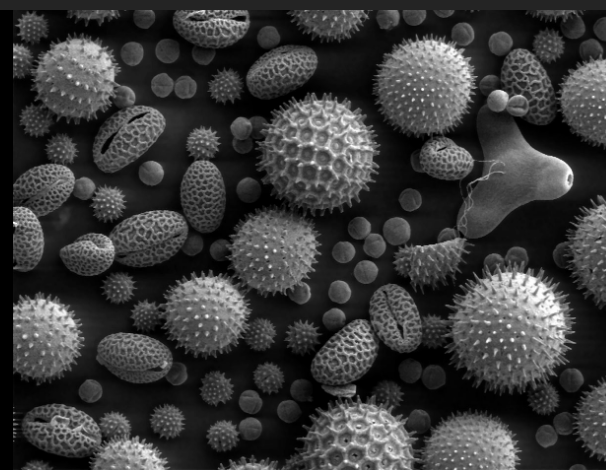
#> input picture simulated_image/test.tif, 606 x 470 px
$ python sim_test.py
#> lines starting #> are read from the running program, lines starting #| are printed output that depends on the picture
### autofocus.py
import time

from scipy.ndimage import sobel, gaussian_filter
import numpy as np
from PIL import Image
from scipy.optimize import minimize_scalar
import matplotlib.pyplot as plt
from scipy.stats import stats
from scipy.signal import find_peaks

try:
    from autoscript_sdb_microscope_client import SdbMicroscopeClient
    from autoscript_sdb_microscope_client import enumerations as enums
    from autoscript_sdb_microscope_client import structures as structs

    RESOLUTION_PRESETS = {
        6144: enums.ScanningResolution.PRESET_6144X4096,
        3072: enums.ScanningResolution.PRESET_3072X2048,
        1536: enums.ScanningResolution.PRESET_1536X1024,
        768: enums.ScanningResolution.PRESET_768X512,
    }
except ImportError:
    SdbMicroscopeClient = object
    enums = None
    structs = None
    RESOLUTION_PRESETS = {}


class Autofocus:
    def __init__(
        self,
        microscope: SdbMicroscopeClient = None,
        res=1536,
        hfw=1e-3,
        dwell=1e-6,
        simulating=False,
        image_path="simulated_image/test.tif",
        n_points_LR_LHFW=8,
        n_points_LR_SHFW=8,
        n_points_LS_LHFW=16,
        n_points_LS_SHFW=16,
        max_iterations=15,
        tolerance=1e-5,
        bit_depth=8,
        beam="electron",
        testing=False,
    ):
        self.microscope = microscope
        self.res = res
        self.hfw = hfw
        self.dwell = dwell
        self.simulating = simulating
        self.image_path = image_path
        self.n_points_LR_LHFW = n_points_LR_LHFW
        self.n_points_LR_SHFW = n_points_LR_SHFW
        self.n_points_LS_LHFW = n_points_LS_LHFW
        self.n_points_LS_SHFW = n_points_LS_SHFW
        self.max_iterations = max_iterations
        self.tolerance = tolerance
        self.bit_depth = bit_depth
        self.beam = beam
        self.testing = testing
        self._testing_wds: list = []
        self._testing_iqs: list = []

    def set_simulating(self, simulating):
        self.simulating = simulating
        return self

    # [20 lines left out: functions _beam, _resolve_resolution, not called in this run]

    ######################### Microscope Imaging Controls #########################

    def get_resolution(self, beam=None):
        return self._beam(beam).scanning.resolution.value

    def set_resolution(self, resolution, beam=None):
        resolved = self._resolve_resolution(resolution)
        self._beam(beam).scanning.resolution.value = resolved

    def get_dwell(self, beam=None):
        return self._beam(beam).scanning.dwell_time.value

    def set_dwell(self, dwell_time, beam=None):
        self._beam(beam).scanning.dwell_time.value = dwell_time

    def get_hfw(self, beam=None):
        return self._beam(beam).horizontal_field_width.value

    def set_hfw(self, hfw, beam=None):
        self._beam(beam).horizontal_field_width.value = hfw

    def get_wd(self, beam=None):
        return self._beam(beam).working_distance.value

    def set_wd(self, wd, beam=None):
        self._beam(beam).working_distance.set_value_no_degauss(wd)
        time.sleep(0.01)

    def prepare_imaging(
        self,
        resolution=None,
        dwell_time=None,
        hfw=None,
        tilt_correction=False,
        dynamic_focus=False,
        reduced_area=None,
        beam=None,
    ):
        """Apply imaging settings on the microscope (pattern from notes.txt)."""
        if self.simulating or self.microscope is None:
            return True

        beam_obj = self._beam(beam)

        if resolution is not None:
            self.set_resolution(resolution, beam=beam)

        if dwell_time is not None:
            self.set_dwell(dwell_time, beam=beam)

        if hfw is not None:
            self.set_hfw(hfw, beam=beam)

        # Angular correction exists on electron beam in the notes example
        if hasattr(beam_obj, "angular_correction"):
            if tilt_correction:
                beam_obj.angular_correction.tilt_correction.turn_on()
            else:
                beam_obj.angular_correction.tilt_correction.turn_off()
            if dynamic_focus:
                beam_obj.angular_correction.dynamic_focus.turn_on()
            else:
                beam_obj.angular_correction.dynamic_focus.turn_off()

        if reduced_area is not None:
            beam_obj.scanning.mode.set_reduced_area(*reduced_area)
        else:
            beam_obj.scanning.mode.set_full_frame()

        return True

    # [6 lines left out: function grab_frame, not called in this run]

    def get_simulated_image(self, wd, image_path=None):
        image_path = image_path or self.image_path
        wd_ideal = 0.008

        image = Image.open(image_path)
        image = np.array(image, dtype=np.float64)
        # Map WD error (m) to blur sigma (pixels): 1 mm defocus -> sigma ~5
        blur = np.abs(wd - wd_ideal) / 0.001 * 5.0
        if blur > 0:
            image = gaussian_filter(image, blur)
        return image

    # [8 lines left out: function get_microscope_image, not called in this run]

    class ImagingConditions:
        def __init__(self, autofocus, res, hfw, dwell):
            self.autofocus = autofocus
            self.res = res
            self.hfw = hfw
            self.dwell = dwell

        def set_imaging_conditions(self):
            """Apply res / hfw / dwell on the microscope."""
            self.autofocus.prepare_imaging(
                resolution=self.res,
                dwell_time=self.dwell,
                hfw=self.hfw,
            )

    def get_image(self, wd, simulating=None):
        if simulating is None:
            simulating = self.simulating
        if simulating:
            return self.get_simulated_image(wd)
        return self.get_microscope_image(wd)

    def compute_metric(self, image):
        """Compute the sharpness metric from an already-acquired image."""
        return self.FFT_power_above_thresh(image)

    def get_metric(self, wd, simulating=None):
        if simulating is None:
            simulating = self.simulating
        image = self.get_image(wd, simulating=simulating)
        metric = self.compute_metric(image)
        if self.testing:
            self._testing_wds.append(wd)
            self._testing_iqs.append(metric)
        return metric

        ######################### Dumb Search Algorithms #########################

    def coarse_search(self, bounds, n_points):
        wds = np.linspace(bounds[0], bounds[1], n_points)

        # Phase 1: acquire all images without processing
        images = []
        t_acq_start = time.perf_counter()
        for i, wd in enumerate(wds):
            t0 = time.perf_counter()
            print(f"    [{i+1}/{n_points}] Acquiring image at WD = {wd*1e3:.4f} mm ...", flush=True)
            images.append(self.get_image(wd))
            print(f"      -> acquired in {time.perf_counter()-t0:.3f} s")
        t_acq_total = time.perf_counter() - t_acq_start
        print(f"  Acquisition complete: {n_points} images in {t_acq_total:.3f} s "
              f"({t_acq_total/n_points:.3f} s/image)")

        # Phase 2: process the image stack
        print(f"  Processing {n_points}-image stack ...")
        t_proc_start = time.perf_counter()
        iqs = []
        for i, (wd, image) in enumerate(zip(wds, images)):
            t0 = time.perf_counter()
            metric = self.compute_metric(image)
            if self.testing:
                self._testing_wds.append(wd)
                self._testing_iqs.append(metric)
            iqs.append(metric)
            print(f"    [{i+1}/{n_points}] WD = {wd*1e3:.4f} mm -> sharpness = {metric:.4f} "
                  f"({time.perf_counter()-t0:.3f} s)")
        t_proc_total = time.perf_counter() - t_proc_start
        print(f"  Processing complete: {t_proc_total:.3f} s total "
              f"({t_proc_total/n_points:.3f} s/image)")

        return wds, np.array(iqs)

    def confidence_index(self, iqs):
        iqs = np.asarray(iqs, dtype=float)
        mean_iq = np.mean(iqs)
        if mean_iq == 0:
            return 0.0
        return float(np.max(iqs) / mean_iq)

    def refine_bounds_from_coarse(self, wds, iqs, search_bounds):
        """Window around the best coarse WD, clamped to the original search bounds."""
        wds = np.asarray(wds, dtype=float)
        iqs = np.asarray(iqs, dtype=float)
        spacing = wds[1] - wds[0] if len(wds) > 1 else 0.0
        best_wd = wds[np.argmax(iqs)]
        lo = max(search_bounds[0], best_wd - spacing)
        hi = min(search_bounds[1], best_wd + spacing)
        if lo >= hi:
            lo, hi = search_bounds[0], search_bounds[1]
        return (lo, hi)

    def convergent_search(self, bounds, max_iterations=15, tolerance=0.001):
        print(f"  Convergent search in [{bounds[0]*1e3:.4f}, {bounds[1]*1e3:.4f}] mm "
              f"(tol={tolerance*1e3:.4f} mm, max_iter={max_iterations}) ...")
        _eval_count = [0]
        _history = [] # (wd, metric)

        def _neg_metric(wd):
            _eval_count[0] += 1
            t0 = time.perf_counter()
            print(f"    [iter {_eval_count[0]}] WD = {wd*1e3:.4f} mm ...", end=" ", flush=True)
            m = self.get_metric(wd)
            print(f"sharpness = {m:.4f}  ({time.perf_counter()-t0:.3f} s)")
            _history.append((wd, m))
            return -m

        t_conv_start = time.perf_counter()
        min_scalar = minimize_scalar(
            _neg_metric,
            bounds=bounds,
            method="bounded",
            options={"xatol": tolerance, "maxiter": max_iterations},
        )

        # Also get the best five metrics
        best5 = sorted(_history, key=lambda p: p[1], reverse=True)[:5]
        best5_wds, best5_iqs = zip(*best5) if best5 else ((), ())

        # [21 lines left out: function laplacian_fit, not called in this run]

        # Laplacian fit
        result = laplacian_fit(best5_wds, best5_iqs)

        print(f"  Convergent search done in {time.perf_counter() - t_conv_start:.3f} s.  "
              f"Best WD = {result} mm")
        return result

    ######################### Algorithm Logic #########################

    def optimize_wd(self, bounds):
        alpha_LR_LHFW = 1.1
        alpha_LR_SHFW = 1.1
        factor_HR_LHFW = 1.1
        factor_HR_SHFW = 1.25

        LR_LHFW_coarse_imaging_conditions = self.ImagingConditions(
            self, res=self.res, hfw=self.hfw, dwell=self.dwell
        )
        LR_SHFW_coarse_imaging_conditions = self.ImagingConditions(
            self, res=self.res, hfw=self.hfw / 50, dwell=self.dwell
        )
        HR_LHFW_coarse_imaging_conditions = self.ImagingConditions(
            self, res=self.res, hfw=self.hfw, dwell=self.dwell * 2
        )
        HR_SHFW_coarse_imaging_conditions = self.ImagingConditions(
            self, res=self.res, hfw=self.hfw / 50, dwell=self.dwell * 2
        )

        LR_LHFW_convergent_imaging_conditions = self.ImagingConditions(
            self, res=self.res, hfw=self.hfw, dwell=self.dwell * 2
        )
        LR_SHFW_convergent_imaging_conditions = self.ImagingConditions(
            self, res=self.res, hfw=self.hfw / 50, dwell=self.dwell * 2
        )
        HR_LHFW_convergent_imaging_conditions = self.ImagingConditions(
            self, res=self.res, hfw=self.hfw, dwell=self.dwell * 4
        )
        HR_SHFW_convergent_imaging_conditions = self.ImagingConditions(
            self, res=self.res, hfw=self.hfw / 50, dwell=self.dwell * 4
        )

        # Stage 1: Fine search since we should already be close to focused
        # higher dwell / S/N at both HFWs; refine with the better signal
        print(f"\n[Stage 1] High-SNR coarse scan at both HFWs ...")
        print(f"  [Stage 1a] Large HFW = {self.hfw * 1e3:.3f} mm, {self.n_points_LS_LHFW} points ...")
        HR_LHFW_coarse_imaging_conditions.set_imaging_conditions()
        wds_HR_LHFW, iqs_HR_LHFW = self.coarse_search(
            bounds, n_points=self.n_points_LS_LHFW
        )
        CI_HR_LHFW = self.confidence_index(iqs_HR_LHFW)
        print(f"  Confidence index (large HFW) = {CI_HR_LHFW:.3f}")

        print(f"  [Stage 1b] Small HFW = {self.hfw / 50 * 1e3:.3f} mm, {self.n_points_LS_SHFW} points ...")
        HR_SHFW_coarse_imaging_conditions.set_imaging_conditions()
        wds_HR_SHFW, iqs_HR_SHFW = self.coarse_search(
            bounds, n_points=self.n_points_LS_SHFW
        )
        CI_HR_SHFW = self.confidence_index(iqs_HR_SHFW)
        print(f"  Confidence index (small HFW) = {CI_HR_SHFW:.3f}")

        relative_quality_HR_LHFW = CI_HR_LHFW * factor_HR_LHFW
        relative_quality_HR_SHFW = CI_HR_SHFW * factor_HR_SHFW

        if CI_HR_LHFW < alpha_LR_LHFW and CI_HR_SHFW < alpha_LR_SHFW:
            print("  Low quality image - switching to coarse search.")

            # Stage 2: quick large-HFW coarse search
            print(f"\n[Stage 2] Coarse scan (low res, large HFW = {self.hfw * 1e3:.3f} mm) "
                  f"over {self.n_points_LR_LHFW} points ...")
            LR_LHFW_coarse_imaging_conditions.set_imaging_conditions()
            wds_LR_LHFW, iqs_LR_LHFW = self.coarse_search(
                bounds, n_points=self.n_points_LR_LHFW
            )
            CI_LR_LHFW = self.confidence_index(iqs_LR_LHFW)
            print(f"  Confidence index = {CI_LR_LHFW:.3f} (threshold = {alpha_LR_LHFW:.3f})")

            if CI_LR_LHFW > alpha_LR_LHFW:
                print("  CI sufficient -> proceeding to convergent search.")
                convergent_bounds = self.refine_bounds_from_coarse(
                    wds_LR_LHFW, iqs_LR_LHFW, bounds
                )
                LR_LHFW_convergent_imaging_conditions.set_imaging_conditions()

                ## future work -> check if results converge and if not go to next stage

                return self.convergent_search(
                    convergent_bounds,
                    max_iterations=self.max_iterations,
                    tolerance=self.tolerance,
                )

            print(f"\n[Stage 2] Coarse scan (low res, small HFW = {self.hfw / 50 * 1e3:.3f} mm) "
                  f"over {self.n_points_LR_SHFW} points ...")
            LR_SHFW_coarse_imaging_conditions.set_imaging_conditions()
            wds_LR_SHFW, iqs_LR_SHFW = self.coarse_search(
                bounds, n_points=self.n_points_LR_SHFW
            )
            CI_LR_SHFW = self.confidence_index(iqs_LR_SHFW)
            print(f"  Confidence index = {CI_LR_SHFW:.3f} (threshold = {alpha_LR_SHFW:.3f})")

            if CI_LR_SHFW > alpha_LR_SHFW:
                print("  CI sufficient -> proceeding to convergent search.")
                convergent_bounds = self.refine_bounds_from_coarse(
                    wds_LR_SHFW, iqs_LR_SHFW, bounds
                )
                LR_SHFW_convergent_imaging_conditions.set_imaging_conditions()
                return self.convergent_search(
                    convergent_bounds,
                    max_iterations=self.max_iterations,
                    tolerance=self.tolerance,
                )

        else:
            if relative_quality_HR_LHFW > relative_quality_HR_SHFW:
                print("  Large HFW has better signal -> using it for convergent search.")
                convergent_bounds = self.refine_bounds_from_coarse(
                    wds_HR_LHFW, iqs_HR_LHFW, bounds
                )
                HR_LHFW_convergent_imaging_conditions.set_imaging_conditions()
            else:
                print("  Small HFW has better signal -> using it for convergent search.")
                convergent_bounds = self.refine_bounds_from_coarse(
                    wds_HR_SHFW, iqs_HR_SHFW, bounds
                )
                HR_SHFW_convergent_imaging_conditions.set_imaging_conditions()

        return self.convergent_search(
            convergent_bounds,
            max_iterations=self.max_iterations,
            tolerance=self.tolerance,
        )

    # [48 lines left out: functions find_optimal_wd, _plot_testing, sobel_variance, not called in this run]

    def std(self, image):
        image = image.astype(np.float64)
        return np.std(image)

    def FFT_power_above_thresh(self, image, freq_thresh=0.1):
        """High-frequency energy fraction. freq_thresh in cycles/pixel, in (0, 0.5)."""
        image = image.astype(np.float64)
        image = image - image.mean()  # reduces DC dominance before normalize
        power = np.abs(np.fft.fft2(image)) ** 2
        power /= power.sum()  # normalize so all coefficients sum to 1
        fy = np.fft.fftfreq(image.shape[0])  # cycles/pixel
        fx = np.fft.fftfreq(image.shape[1])
        radius = np.sqrt(fy[:, None] ** 2 + fx[None, :] ** 2)
        return 1/power[radius > freq_thresh].sum()

### sim_test.py
"""
Run a simulated autofocus using simulated_image/test.tif.

Ideal focus in get_simulated_image is WD = 0.008 m.
"""

from pathlib import Path

import matplotlib.pyplot as plt
import numpy as np

from autofocus import Autofocus

WD_IDEAL = 0.008
IMAGE_PATH = Path(__file__).resolve().parent / "simulated_image" / "test.tif"


def main():
    if not IMAGE_PATH.exists():
        raise FileNotFoundError(f"Simulated image not found: {IMAGE_PATH}")

    autofocus = Autofocus(
        microscope=None,
        simulating=True,
        image_path=str(IMAGE_PATH),
        hfw=1e-3,
        dwell=1e-6,
        n_points_LR_LHFW=9,
        n_points_LR_SHFW=9,
        n_points_LS_LHFW=17,
        n_points_LS_SHFW=17,
        max_iterations=20,
        tolerance=1e-6,
    )

    # Search window around the known ideal focus
    bounds = (WD_IDEAL - 0.003, WD_IDEAL + 0.003)  # 5–11 mm

    # Coarse metric curve for visualization
    wds, iqs = autofocus.coarse_search(bounds, n_points=21)
#> in get_simulated_image, image is the input picture: PIL image 606x470 L; min 0, max 254, mean 58
#> in get_simulated_image, `image = gaussian_filter(image, blur)`:
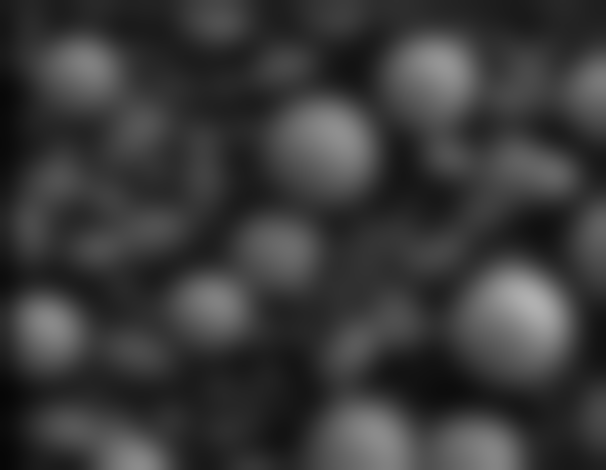
#> image: shape (470, 606) float64; min 6.1, max 176.9, mean 58
#> the loop in coarse_search, `for i, (wd, image) in enumerate(zip(wds, images)):` made 21 passes
#> pass 1, in FFT_power_above_thresh, `image = image - image.mean()`:
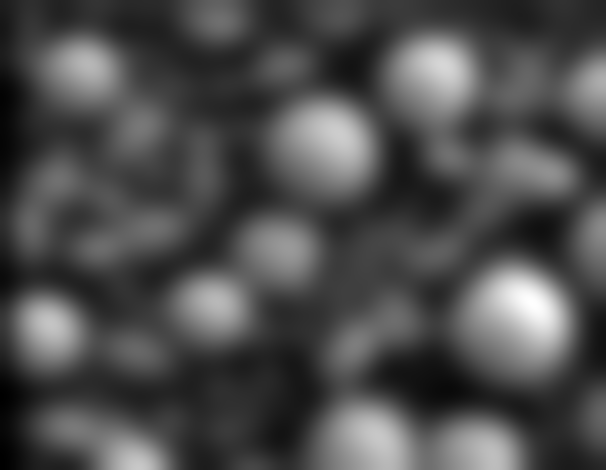
#> image: shape (470, 606) float64; min -51.9, max 118.9, mean 0; drawn with min black and max white
#> pass 1, in FFT_power_above_thresh, `power = np.abs(np.fft.fft2(image)) ** 2`:
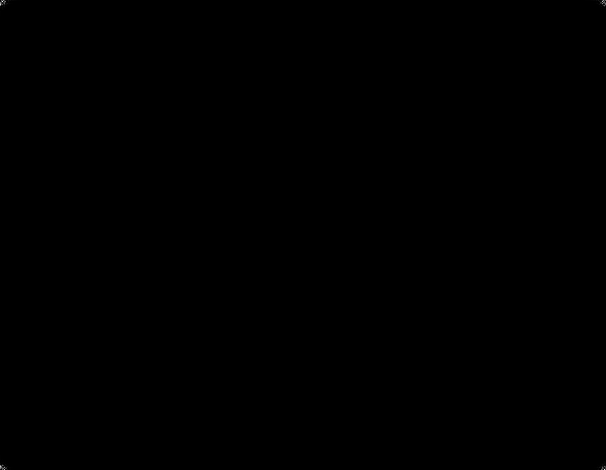
#> power: shape (470, 606) float64; min 1.38e-17, max 1.97e+12, mean 231858409.9; drawn with min black and max white
#> pass 1, in FFT_power_above_thresh, `radius = np.sqrt(fy[:, None] ** 2 + fx[None, :] ** 2)`:
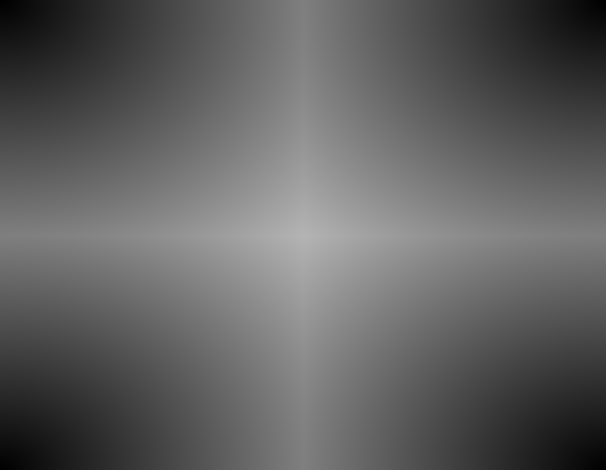
#> radius: shape (470, 606) float64; min 0, max 0.707, mean 0.383
    best_coarse_wd = wds[np.argmax(iqs)]
    print(f"Ideal WD:          {WD_IDEAL * 1e3:.3f} mm")
    print(f"Coarse best WD:    {best_coarse_wd * 1e3:.3f} mm")
    print(f"Coarse CI:         {autofocus.confidence_index(iqs):.3f}")

    # Full staged optimizer
    optimal_wd = autofocus.optimize_wd(bounds)
#> in get_metric, `image = self.get_image(wd, simulating=simulating)`:
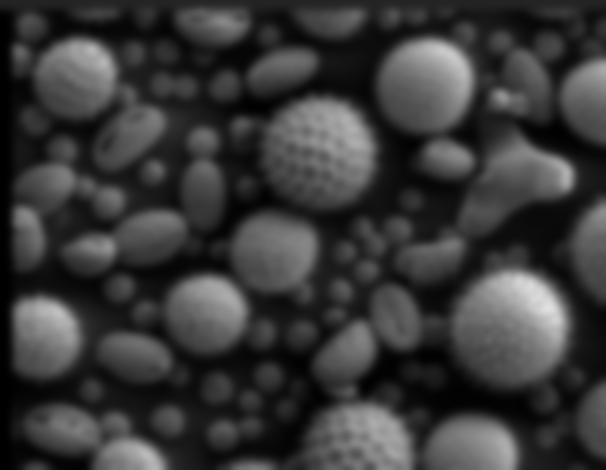
#> image: shape (470, 606) float64; min 0.00972, max 224.8, mean 58
#> in get_metric, `metric = self.compute_metric(image)`: metric = 209.4
#> (printed output is left out)
#> (printed output is left out)
#> (printed output is left out)
#> (printed output is left out)
#> (printed output is left out)
#> (printed output is left out)
#> (printed output is left out)
#> (printed output is left out)
#> (printed output is left out)
#> (printed output is left out)
#> (printed output is left out)
#> (printed output is left out)
#> in convergent_search, `best5 = sorted(_history, key=lambda p: p[1], reverse=True)[:5]`: best5 = [(0.00723, 210), (0.00723, 210), (0.00722, 210), (0.00723, 210), (0.00723, 210)]
#> in convergent_search, `best5_wds, best5_iqs = zip(*best5) if best5 else ((), ())`: best5_wds = (0.00723, 0.00723, 0.00722, 0.00723, 0.00723); best5_iqs = (210, 210, 210, 210, 210)
    error_mm = abs(optimal_wd - WD_IDEAL) * 1e3
    print(f"Optimized WD:      {optimal_wd * 1e3:.3f} mm")
    print(f"Absolute error:    {error_mm:.3f} mm")

    # Plot sharpness vs WD and mark results
    fig, ax = plt.subplots(figsize=(8, 5))
    ax.plot(wds * 1e3, iqs, "o-", label="Sobel variance")
    ax.axvline(WD_IDEAL * 1e3, color="green", linestyle="--", label="Ideal WD")
    ax.axvline(optimal_wd * 1e3, color="red", linestyle="--", label="Optimized WD")
    ax.set_xlabel("Working distance (mm)")
    ax.set_ylabel("Image quality metric")
    ax.set_title("Simulated autofocus")
    ax.legend()
    ax.grid(True, alpha=0.3)
    fig.tight_layout()

    out_plot = Path(__file__).resolve().parent / "sim_test_result.png"
    fig.savefig(out_plot, dpi=150)
    print(f"Saved plot: {out_plot}")
    # Uncomment to pop up an interactive window:
    # plt.show()
    plt.close(fig)


if __name__ == "__main__":
#> (the run stopped early here; a loop or call above may not have finished)
